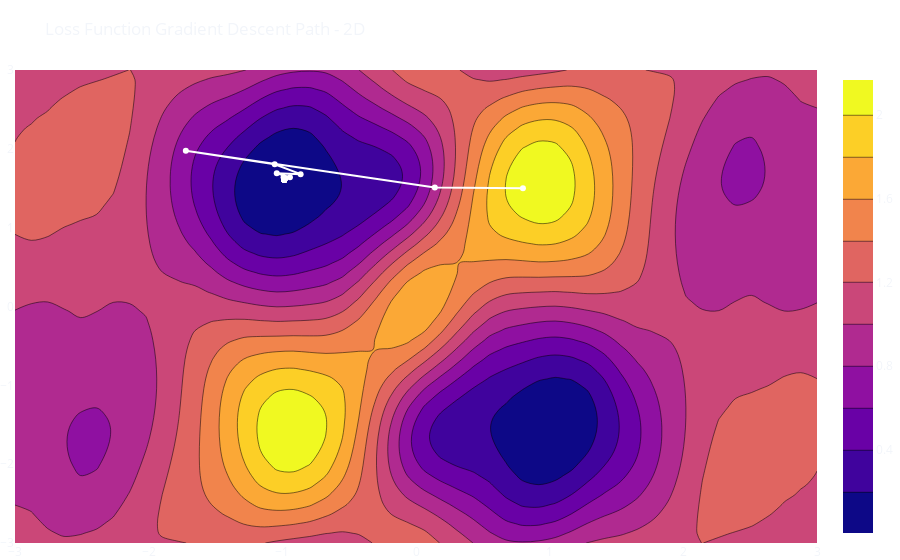

The notebook cell this image was saved under:
### Markdown cell above
**The `learning rate` controls the size of the step of the gradient.**

- `lr = lambda t: 1./(t+1.)` = _we are telling our learning rate to decrease as iterations (epochs) go._

### Code cell
from IPython.display import display, Markdown, Latex
import math


def gradient_descent(w_0, lr=lambda t: 1./(t+1.), nepochs=10):
    w = w_0.copy()
    values = [w]
    for t in range(nepochs):
        w = w - lr(t) * gradient(w)
        values.append(w)
    return np.array(values)


GD_values = gradient_descent(np.array([.8, 1.5]),
                             nepochs=200,
                             lr=lambda t: 1./np.sqrt(t+1.))

fig = go.Figure()
fig.add_trace(go.Contour(
    x=loss_grad_df['w0'], y=loss_grad_df['w1'], z=loss_grad_df['MSE']))
fig.add_trace(go.Scatter(x=GD_values[:, 0], y=GD_values[:, 1], name='Gradient Path', mode="markers+lines",
                         line=go.scatter.Line(color='white')))
fig.update_layout(margin=dict(l=0, r=0, t=70, b=0),
                  template='plotly_dark',
                  title='Loss Function Gradient Descent Path - 2D',
                  paper_bgcolor='rgba(0, 0, 0, 0)',
                  plot_bgcolor='rgba(0, 0, 0, 0)')
fig.update_layout(xaxis_range=[w0_val.min(), w0_val.max()])
fig.update_layout(yaxis_range=[w1_val.min(), w1_val.max()])
iplot(fig)

fig = go.Figure()
fig.add_trace(
    go.Surface(x=w0_val, y=w1_val,
               z=loss_log_df['MSE'].to_numpy().reshape((len(w0_val), len(w1_val)))))
fig.add_trace(
    go.Scatter3d(x=GD_values[:, 1], y=GD_values[:, 0], z=[np.mean((y - model(w, x))**2) for w in GD_values],
                 line=dict(color='white')))
fig.update_layout(margin=dict(l=0, r=0, t=70, b=0),
                  template='plotly_dark',
                  title='Loss Function Gradient Descent Path - 3D',
                  paper_bgcolor='rgba(0, 0, 0, 0)',
                  plot_bgcolor='rgba(0, 0, 0, 0)')
iplot(fig)


GD_values = gradient_descent(np.array([-.8, -1.5]),
                             nepochs=200,
                             lr=lambda t: 1./np.sqrt(t+1.))

fig = go.Figure()
fig.add_trace(go.Contour(
    x=loss_grad_df['w0'], y=loss_grad_df['w1'], z=loss_grad_df['MSE']))
fig.add_trace(go.Scatter(x=GD_values[:, 0], y=GD_values[:, 1], name='Gradient Path', mode="markers+lines",
                         line=go.scatter.Line(color='white')))
fig.update_layout(margin=dict(l=0, r=0, t=70, b=0),
                  template='plotly_dark',
                  title='Loss Function Gradient Descent Path - 2D',
                  paper_bgcolor='rgba(0, 0, 0, 0)',
                  plot_bgcolor='rgba(0, 0, 0, 0)')
fig.update_layout(xaxis_range=[w0_val.min(), w0_val.max()])
fig.update_layout(yaxis_range=[w1_val.min(), w1_val.max()])
iplot(fig)


fig = go.Figure()
fig.add_trace(
    go.Surface(x=w0_val, y=w1_val,
               z=loss_log_df['MSE'].to_numpy().reshape((len(w0_val), len(w1_val)))))
fig.add_trace(
    go.Scatter3d(x=GD_values[:, 1], y=GD_values[:, 0], z=[np.mean((y - model(w, x))**2) for w in GD_values],
                 line=dict(color='white')))
fig.update_layout(margin=dict(l=0, r=0, t=70, b=0),
                  template='plotly_dark',
                  title='Loss Function Gradient Descent Path - 3D',
                  paper_bgcolor='rgba(0, 0, 0, 0)',
                  plot_bgcolor='rgba(0, 0, 0, 0)')
iplot(fig)


display(Markdown(f'''
## Final values for w and b after gradient descent:

- w = {GD_values[-1][0]};
- b = {GD_values[-1][1]}.

### Final Model:

$\cos({GD_values[-1][0]} \\times x + {GD_values[-1][1]})$

### Fun Fact:

- $\sin(x) = \cos(x - \pi /2)$
- $- \sin(x) = \cos(x + \pi /2)$ 

**And that is why our loss-landscape has *two* global minima.**

Our model was trying to aproximate $\pi /2$, which is: {math.pi/2}. 

Our model got really close, the difference between {GD_values[-1][1]} and $\pi /2$ being {- GD_values[-1][1] - math.pi/2}!

'''
                 ))

### Figure 1 — Plotly figure (JSON) as saved in the notebook; plotly's stock layout.template omitted (floating-point values rounded to 4 significant figures; data arrays with more than 128 entries replaced by an {"elided": "..."} marker saying what was removed)
{"data": [{"type": "contour", "x": {"elided": "2500 float values"}, "y": {"elided": "2500 float values"}, "z": {"elided": "2500 float values"}}, {"line": {"color": "white"}, "mode": "markers+lines", "name": "Gradient Path", "type": "scatter", "x": {"elided": "201 float values"}, "y": {"elided": "201 float values"}}], "layout": {"margin": {"b": 0, "l": 0, "r": 0, "t": 70}, "paper_bgcolor": "rgba(0, 0, 0, 0)", "plot_bgcolor": "rgba(0, 0, 0, 0)", "title": {"text": "Loss Function Gradient Descent Path - 2D"}, "xaxis": {"range": [-3, 3]}, "yaxis": {"range": [-3, 3]}}}
